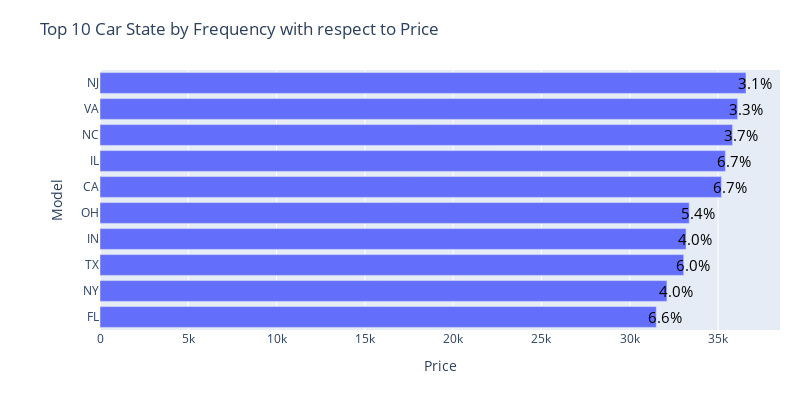

Source (notebook cell):
### Code cell
import plotly.graph_objs as go
import pandas as pd

# create a dataframe of the top 5 car State by frequency and their mean price
top_models = df_mean_imputed['State'].value_counts().nlargest(10).index
cat_price = df_mean_imputed.groupby('State')['Price'].mean()[top_models]
df_top_models = pd.DataFrame({'State': cat_price.index, 'Price': cat_price.values})
df_top_models = df_top_models.sort_values(by='Price')

# create a horizontal bar plot using plotly
fig = go.Figure()
fig.add_trace(go.Bar(x=df_top_models['Price'], y=df_top_models['State'], orientation='h'))

# customize the layout of the plot
fig.update_layout(
    title='Top 10 Car State by Frequency with respect to Price',
    xaxis_title='Price',
    yaxis_title='Model',
    margin=dict(l=100, r=20, t=70, b=70),
    height=400,
    width=800,
)

# add percentage labels to each bar
for i, v in enumerate(df_top_models['Price']):
    fig.add_annotation(
        x=v+500,
        y=df_top_models.iloc[i]['State'],
        text='{:.1f}%'.format((df_mean_imputed['State'].value_counts(normalize=True)*100)[df_top_models.iloc[i]['State']]),
        showarrow=False,
        font=dict(size=15, color='black'),
    )

# show the plot
fig.show()

### Figure 1 — Plotly figure (JSON) as saved in the notebook; plotly's stock layout.template omitted (floating-point values rounded to 4 significant figures)
{"data": [{"orientation": "h", "type": "bar", "x": [31500.0, 32110.0, 33060.0, 33190.0, 33370.0, 35190.0, 35420.0, 35820.0, 36110.0, 36580.0], "y": ["FL", "NY", "TX", "IN", "OH", "CA", "IL", "NC", "VA", "NJ"]}], "layout": {"annotations": [{"font": {"color": "black", "size": 15}, "showarrow": false, "text": "6.6%", "x": 32000.0, "y": "FL"}, {"font": {"color": "black", "size": 15}, "showarrow": false, "text": "4.0%", "x": 32610.0, "y": "NY"}, {"font": {"color": "black", "size": 15}, "showarrow": false, "text": "6.0%", "x": 33560.0, "y": "TX"}, {"font": {"color": "black", "size": 15}, "showarrow": false, "text": "4.0%", "x": 33690.0, "y": "IN"}, {"font": {"color": "black", "size": 15}, "showarrow": false, "text": "5.4%", "x": 33870.0, "y": "OH"}, {"font": {"color": "black", "size": 15}, "showarrow": false, "text": "6.7%", "x": 35690.0, "y": "CA"}, {"font": {"color": "black", "size": 15}, "showarrow": false, "text": "6.7%", "x": 35920.0, "y": "IL"}, {"font": {"color": "black", "size": 15}, "showarrow": false, "text": "3.7%", "x": 36320.0, "y": "NC"}, {"font": {"color": "black", "size": 15}, "showarrow": false, "text": "3.3%", "x": 36610.0, "y": "VA"}, {"font": {"color": "black", "size": 15}, "showarrow": false, "text": "3.1%", "x": 37080.0, "y": "NJ"}], "height": 400, "margin": {"b": 70, "l": 100, "r": 20, "t": 70}, "title": {"text": "Top 10 Car State by Frequency with respect to Price"}, "width": 800, "xaxis": {"title": {"text": "Price"}}, "yaxis": {"title": {"text": "Model"}}}}
